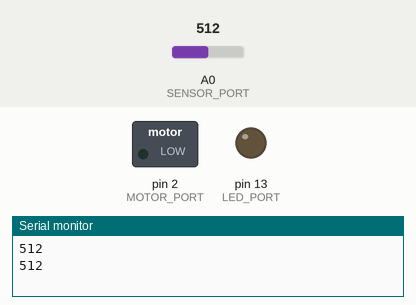
Recording of a sketch running on a simulated Arduino Uno, built with avr-gcc and run on an emulated ATmega328P. Parts: switched loads named in the sketch (green lamp = pin HIGH), output pins drawn as LEDs (lit = HIGH), the last lines printed to the serial monitor. The inputs (shaded band) are chosen by the test bench; at power-on: A0 (SENSOR_PORT) = 512.

Above: at 1.2 s.
1.3 s: A0 (SENSOR_PORT) set to 783
3.2 s: A0 (SENSOR_PORT) set to 815
At 5.2 s:
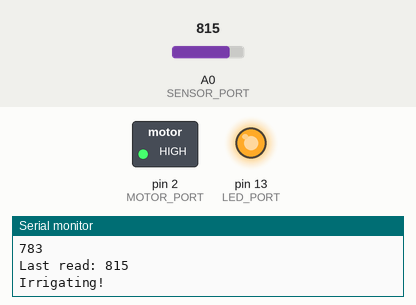
5.5 s: A0 (SENSOR_PORT) set to 419
7.0 s: A0 (SENSOR_PORT) set to 388
At 7.5 s:
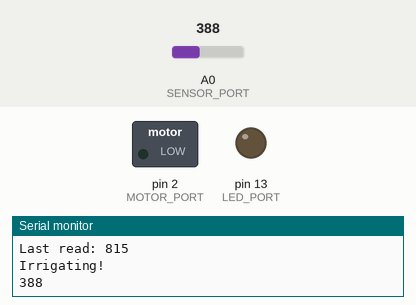
8.5 s: A0 (SENSOR_PORT) set to 810
At 10.1 s:
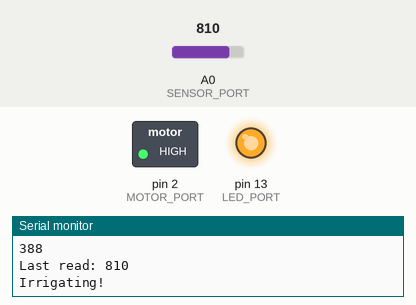
Timing chart, 0 to 11.5 s (numbered marks = the images above; inputs shaded):
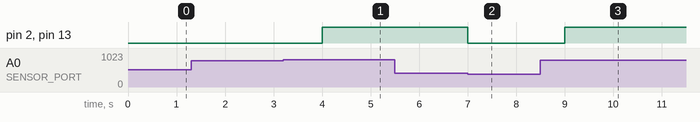

Measured:
- the behaviour switches between 800 and 801 on A0 (SENSOR_PORT) (found by bisection; images 0 and 1)
- the behaviour switches between 401 and 400 on A0 (SENSOR_PORT) (found by bisection; images 1 and 2)
- after the input at 3.2 s, pin 2 (MOTOR_PORT), pin 13 (LED_PORT): LOW → HIGH after 0.80 s
- after the input at 5.5 s, every drawn part: stays the same
- after the input at 7.0 s, pin 2 (MOTOR_PORT), pin 13 (LED_PORT): HIGH → LOW at once
- after the input at 8.5 s, pin 2 (MOTOR_PORT), pin 13 (LED_PORT): LOW → HIGH after 0.50 s

The sketch:

nunes.ino
```cpp
const int LED_PORT = 13;
const int MOTOR_PORT = 2;
const int SENSOR_PORT = A0;

// Declare humidity limits (the lower the more humid)
const int LIMIT_HIGHT_HUMIDTY = 400;
const int LIMIT_LOW_HUMIDITY = 800; // dryness limit

void setup() {
  pinMode(LED_PORT, OUTPUT);
  pinMode(MOTOR_PORT, OUTPUT);
  pinMode(SENSOR_PORT, INPUT);

  Serial.begin(9600);
}

void loop() {
  if (canIrrigate(LIMIT_LOW_HUMIDITY)) {
    irrigate(LIMIT_HIGHT_HUMIDTY);
  }

  Serial.println(analogRead(SENSOR_PORT));
  delay(1000);
}

bool canIrrigate(int min_humidity) {
  if (analogRead(SENSOR_PORT) > min_humidity) {
    return true;
  }

  return false;
}

// Turns irrigation on until max_humidity reached
void irrigate(int max_humidity) {
  Serial.print("Last read: ");
  Serial.println(analogRead(SENSOR_PORT));
  Serial.println("Irrigating!");

  while (analogRead(SENSOR_PORT) > max_humidity) {
    digitalWrite(MOTOR_PORT, HIGH);
    digitalWrite(LED_PORT, HIGH);
  }

  digitalWrite(MOTOR_PORT, LOW);
  digitalWrite(LED_PORT, LOW);
}
```
